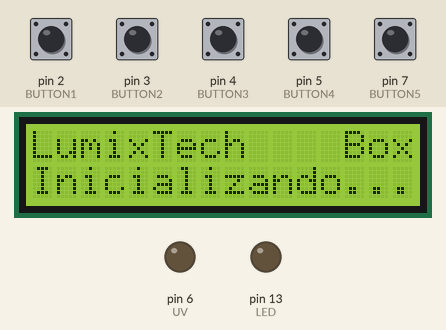
Simulated run of this sketch. Board: Arduino Uno, built with avr-gcc and run on an emulated ATmega328P. Shown: 16×2 character LCD, output pins drawn as LEDs (lit = HIGH). The inputs (shaded band) are chosen by the test bench; at power-on: pin 3 (BUTTON2), pin 4 (BUTTON3), pin 5 (BUTTON4), pin 7 (BUTTON5) HIGH, pin 2 (BUTTON1) LOW.

Above: at 0.2 s.
At 1.8 s:
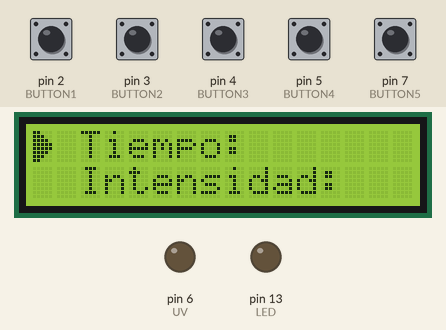
1.9 s: pin 3 (BUTTON2) pulled LOW for 0.15 s
At 2.7 s:
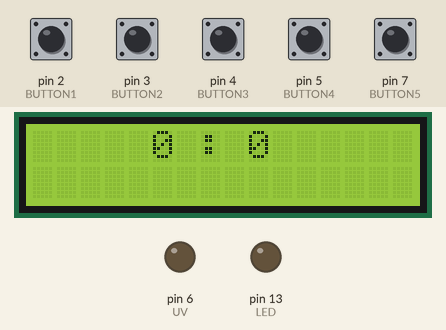
Timing chart, 0 to 4.9 s (numbered marks = the images above; inputs shaded):
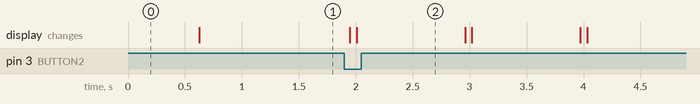

The sketch:

code_main.ino
```cpp
#include "functions.h"
void setup() {
  initializeComponents();
  initState();
}

void loop() {

  if(level==0){
    select();
  }
  else if (level==1){
    timeSet();
  }
  else if (level==2){
    intensitySet();
  }
  else if (level==3){
    counting();
  }
  else if (level==4){
    stop();
  }
}
```

functions.cpp
```cpp
#include "functions.h"

byte arrow_char[8] = {
  0b11000,
  0b11100,
  0b11110,
  0b11111,
  0b11111,
  0b11110,
  0b11100,
  0b11000
};
uint8_t intensity=0;
uint8_t time_h=0;
uint8_t time_m=0;
uint8_t time_s=0;
int light=0;
unsigned int last_time=0;
int pos=0;
int level=0;
LiquidCrystal_I2C lcd(I2C_DIR, COLUMNS,ROWS);

void initializeComponents(){
  lcd.init();
  lcd.backlight();
  pinMode(BUTTON1 ,  INPUT); //stop
  pinMode(BUTTON2 ,  INPUT); //start
  pinMode(BUTTON3 ,  INPUT); //enter
  pinMode(BUTTON4 ,  INPUT); //up
  pinMode(BUTTON5 ,  INPUT); //down
  pinMode(LED     , OUTPUT);
  lcd.createChar(0, arrow_char);
}
void initState(){
  lcd.setCursor(0, 0);
  lcd.print("LumixTech    Box");
  lcd.setCursor(0, 1);
  lcd.print("Inicializando...");
  delay(WAIT1);
  lcd.clear();
}
void select(){
  level=0;
  while(1){
    if (up()==0){
      pos=0;
    }
    else if (down()==0){
      pos=1;
    }
    else if (start()==0){
      level=3;
      break;
    }
    lcd.setCursor(0,pos);
    lcd.write(byte(0));
    lcd.setCursor(2,0);
    lcd.print("Tiempo: ");
    lcd.setCursor(2,1);
    lcd.print("Intensidad: ");
    if (enter()==0){
      if(pos==0){
        level=1;
      }
      else if(pos==1){
        level=2;
      }
      break;
    }


    delay(100);
  }
}
void timeSet(){
  level=1;
  while(1){
    if (up()==0){
      if (time_s >= 59){
        time_s = 0;
        time_m ++;
      }
      else{
        time_s++;
      }
    }
    else if (down()==0){
      if (time_s <= 0){
        if (time_m > 0 ){
          time_s = 59;
          time_m --;
        }
      }
      else{
        time_s--;
      }
    }
    lcd.setCursor(5,0);
    lcd.print(time_m);
    lcd.setCursor(7,0);
    lcd.print(":");
    lcd.setCursor(9,0);
    lcd.print(time_s);
    if (enter()==0){
      level=0;
      break;
    }
  }
}
void intensitySet(){
  level=2;
  while(1){
    if (up()==0){
      if (intensity<100){
        intensity++;
      }
    }
    else if (down()==0){
      if (intensity>0){
        intensity--;
      }
    }
    light=map(intensity, 0, 100, 0, 255);
    lcd.setCursor(6,0);
    lcd.print(intensity);
    lcd.setCursor(10,0);
    lcd.print("%");
    if (enter()==0){
      level=0;
      break;
    }
  }
}
void counting(){
  level=3;
  analogWrite(UV, light);
  while(1){
    if (time_s <= 0){
        if (time_m > 0 ){
          time_s = 59;
          time_m --;
          if (time_m==0 && time_s==0){
          lcd.clear();
          analogWrite(UV,0);
          break;
    }
        }
      }
      else{
        time_s--;
        if (time_m==0 && time_s==0){
        lcd.clear();
        analogWrite(UV,0);
        break;
        }
      }
    lcd.clear();
    delay(50);
    lcd.setCursor(5,0);
    lcd.print(time_m);
    lcd.setCursor(7,0);
    lcd.print(":");
    lcd.setCursor(9,0);
    lcd.print(time_s);
    delay(950);

    if (stop()==0){
      level==4;
      break;
    }
  }
}

bool stop(){
  bool pulse=1;
  if (digitalRead(BUTTON1)==0){
    if((millis()-last_time) > DB ){
      pulse=0;
      last_time=millis();
      lcd.clear();
    }
  }
  return pulse;
}
bool start(){
  bool pulse=1;
  if (digitalRead(BUTTON2)==0){
    if((millis()-last_time) > DB ){
      pulse=0;
      last_time=millis();
      lcd.clear();
    }
  }
  return pulse;
}
bool up(){
  bool pulse=1;
  if (digitalRead(BUTTON4)==0){
    if((millis()-last_time) > DB ){
      pulse=0;
      last_time=millis();
      lcd.clear();
    }
  }
  return pulse;
}
bool down(){
  bool pulse=1;
  if (digitalRead(BUTTON5)==0){
    if((millis()-last_time) > DB ){
    pulse=0;
    last_time=millis();
    lcd.clear();
    }
  }
  return pulse;
}
bool enter(){
  bool pulse=1;
  if (digitalRead(BUTTON3)==0){
    if((millis()-last_time) > DB ){
    pulse=0;
    last_time=millis();
    lcd.clear();
    }
  }
  return pulse;
}
```

functions.h
```cpp
#ifndef FUNCTIONS_H
#define FUNCTIONS_H

#include <Arduino.h>

#include <Wire.h>
#include <LiquidCrystal_I2C.h>

#define BUTTON1    2 //stop
#define BUTTON2    3 //start
#define BUTTON3    4 //enter
#define BUTTON4    5 //up
#define BUTTON5    7 //down
#define LED       13
#define UV         6

#define I2C_DIR 0x27
#define ROWS       2
#define COLUMNS   16


#define WAIT1       500
#define WAIT_BLINK   50
#define DB          185
extern int pos;
extern int level;
extern int light;
extern LiquidCrystal_I2C lcd;
extern byte arrow_char[8];
extern uint8_t intensity;
extern uint8_t time_h;
extern uint8_t time_m;
extern uint8_t time_s;
extern unsigned int last_time;

void initializeComponents();
void initState();
void select();

void timeSet();
void intensitySet();
void counting();
bool up();
bool down();
bool enter();
bool stop();
bool start();
#endif
```

Measured:
- after the input at 1.9 s, the display: first changes after 0.05 s (image 2 shows a later state)
